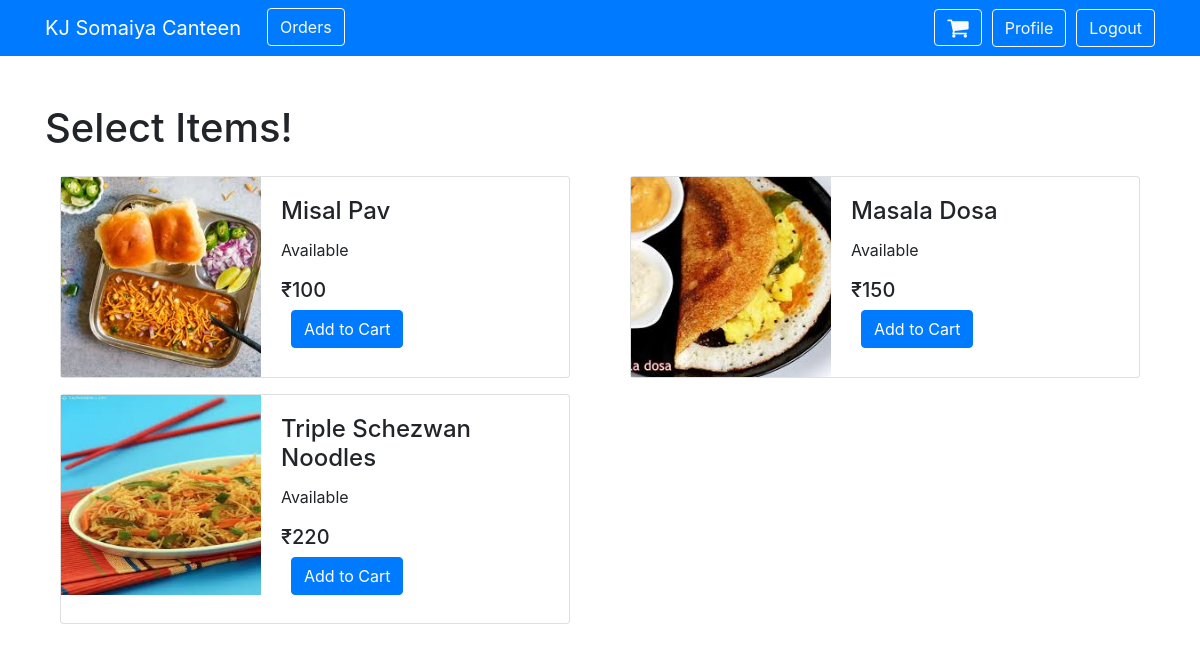
The app's page /menu/ (signed in) with its own data.
### MyApp/models.py (models this page shows, shortened)
class Product(models.Model):
    product_name = models.CharField(max_length = 256, unique = True)
    product_image =  models.ImageField(upload_to='product_images',blank = True)
    product_cost = models.IntegerField()
    product_available = models.BooleanField(null = True)

### MyApp/views.py (the view)
# urls.py: re_path(r'^menu/$', views.menuPage, name='menu'),
@login_required
def menuPage(request):
    productList = Product.objects.all()
    productDict = {'products':productList}
    return render(request, 'canteenMenu.html', productDict)

### templates/canteenMenu.html
<!DOCTYPE html>
{% extends "base.html" %}
{% load static %}
{% block body %}
  <div class="row">
      {% if products %}
      <div class="col-12">
      <h1>Select Items!</h1>
      </div>
      {% for product in products %}
      <div class="col-6">
      <div class="container-fluid">
        <div class="row">
        <div class="col-12 mt-3">
            <div class="card">
                <div class="card-horizontal">
                    <div class="img-square-wrapper">
                        <img class="" src="/media/{{ product.product_image }}" alt="Card image cap" height="200px" width="200px">
                    </div>
                    <div class="card-body">
                        <h4 class="card-title">{{ product.product_name }}</h4>
                        {% if product.product_available %}
                          <p class="card-text">Available</p>
                        {% else %}
                          <p class="card-text">Not Available</p>
                        {% endif %}
                        <h5 class="card-text">₹{{ product.product_cost }}<h5>
                        {% if user.is_staff %}
                          <a href="/editProduct/{{ product.id }}/" class="btn btn-primary">Edit Product</a>
                        {% else %}
                          <a href="/addToCart/{{ product.id }}/" class="btn btn-primary">Add to Cart</a>
                        {% endif %}
                    </div>
                </div>
            </div>
          </div>
          </div>
      </div>
    </div>
      {% endfor %}
      {% else %}
      <p>NO ITEMS FOUND</p>
      {% endif %}
</div>
{% endblock %}

### templates/base.html (shortened to what this page needs)
<!DOCTYPE html>
{% load static %}
<html>
<head>
	<link rel="stylesheet" href="https://stackpath.bootstrapcdn.com/bootstrap/4.4.1/css/bootstrap.min.css">
	<link rel="stylesheet" href="https://cdnjs.cloudflare.com/ajax/libs/font-awesome/4.7.0/css/font-awesome.min.css">
</head>
<body>
<nav class="navbar navbar-expand-lg navbar-dark bg-primary sticky-top ">
	<div class="container">
		<ul class="nav navbar-nav">
			<li><a class="navbar-brand" href="{% url 'index' %}">KJ Somaiya Canteen</a></li>
			{%if user.is_authenticated %}
			<li><a href="{% url 'ViewOrders' %}" class="btn btn-outline-light">Orders</a></li>
			{% endif %}
		</ul>
<div class="collapse navbar-collapse" id="navbarSupportedContent">
	<ul class="nav navbar-nav navbar-right">
		{%if user.is_authenticated %}
			{% if user.is_staff %}
				<li><a href="{% url 'addProduct' %}" class="btn btn-outline-light">Add Product</a></li>
			{% else %}
				{% block profile %}
				<li><a href="{% url 'Cart' %}" class="fa btn btn-outline-light" style="font-size: 23px">&#xf07a;</a></li>
				<li><a href="{% url 'userProfile' %}" class="btn btn-outline-light">Profile</a></li>
				{% endblock %}
			{% endif %}
		<li><a href="{% url 'logout' %}" class="btn btn-outline-light">Logout</a></li>
		{% else %}
		<li><a href="{% url 'signup' %}" class="btn btn-outline-light">Sign Up</a></li>
		<li><a href="{% url 'login' %}" class="btn btn-outline-light">Login</a></li>
		{% endif %}
	</ul>
</div>
</nav>
<br />
<br />
<div class="container">
  {% block body %}
  {% endblock %}
</div>
  </body>
</html>

### templates/base.html (style rules this page uses)
.btn { margin-left:10px; }
.card-horizontal { display: flex; flex: 1 1 auto; }

### records on screen
Product: product_image (picture), product_name "Misal Pav", product_available "Available", product_cost "100"
Product: product_image (picture), product_name "Masala Dosa", product_available "Available", product_cost "150"
Product: product_image (picture), product_name "Triple Schezwan Noodles", product_available "Available", product_cost "220"
